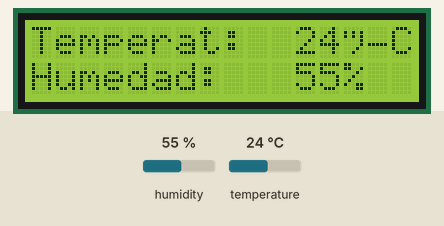
A sketch run on a simulated Arduino Uno, built with avr-gcc and run on an emulated ATmega328P. Parts: 16×2 character LCD. Inputs (shaded band) come from the test bench; at power-on: humidity 55 %, temperature 24 °C. What the sketch prints to the serial monitor is not drawn.

Above: at 1.2 s.
1.3 s: humidity set to 22 %
At 3.8 s:
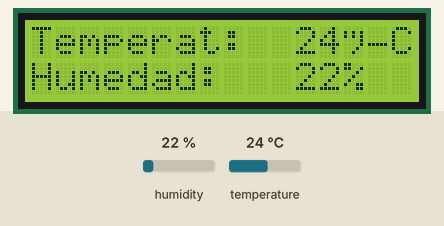
4.1 s: temperature set to 12 °C
At 5.8 s:
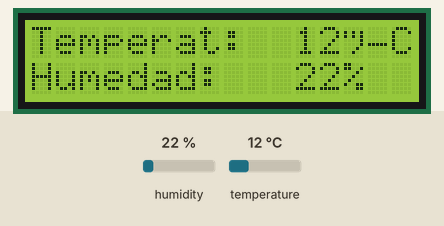
6.8 s: humidity set to 40 %
At 9.5 s:
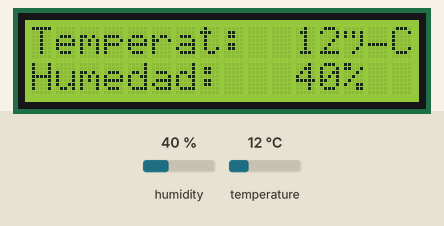
10.2 s: temperature set to 19 °C
At 11.4 s:
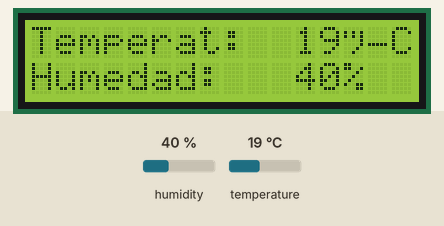
Timing chart, 0 to 13.2 s (numbered marks = the images above; inputs shaded):
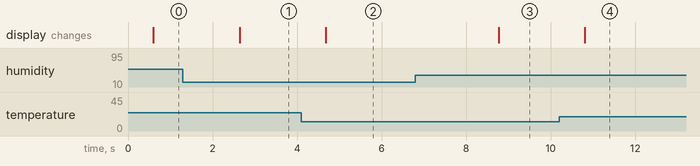

Measured:
- after the input at 1.3 s, the display: changes after 1.3 s (image 1)
- after the input at 4.1 s, the display: changes after 0.58 s (image 2)
- after the input at 6.8 s, the display: changes after 2.0 s (image 3)
- after the input at 10.2 s, the display: changes after 0.61 s (image 4)

The sketch:

DHT.ino.ino
```cpp
#include <LiquidCrystal.h>
#include <Adafruit_Sensor.h>
#include <DHT.h>
#include <DHT_U.h>

int temperatura;
int humedad;
int sensor = 8;
int rele1 = 12;
int rele2 = 13;
DHT dht(sensor, DHT11);
LiquidCrystal lcd(7,6,5,4,3,2);

void ControlTemp(int) {
    if (temperatura < 21) {
        digitalWrite(rele1, HIGH);
    } else {
      (temperatura > 23);
        digitalWrite(rele1, LOW);
    }
}

void ControlHumedad(int) {
    if (humedad < 45) {
        digitalWrite(rele2, HIGH);
    } else {
      (humedad > 55);
        digitalWrite(rele2, LOW);
    }
}


void setup() {
  Serial.begin(9600);
  dht.begin();
  lcd.begin(16,2);
}

void loop() {

  //Pantalla
  lcd.setCursor(0,0);
  lcd.print("Temperat:  ");
  lcd.print(temperatura);
  lcd.print("°C");
  lcd.setCursor(0,1);
  lcd.print("Humedad:   ");
  lcd.print(humedad);
  lcd.print("%");

  //Reles
  digitalWrite(rele1, LOW);
  digitalWrite(rele1, HIGH);
  digitalWrite(rele2, LOW);
  digitalWrite(rele2, HIGH);

  //Sensor DHT11
  temperatura = dht.readTemperature();
  humedad = dht.readHumidity();
  Serial.print("Temperatura: ");
  Serial.print(temperatura);
  Serial.print("Humedad: ");
  Serial.println(humedad);
  delay(500);

  //Controladores
  ControlTemp(temperatura);
  ControlHumedad(humedad);

}
```
